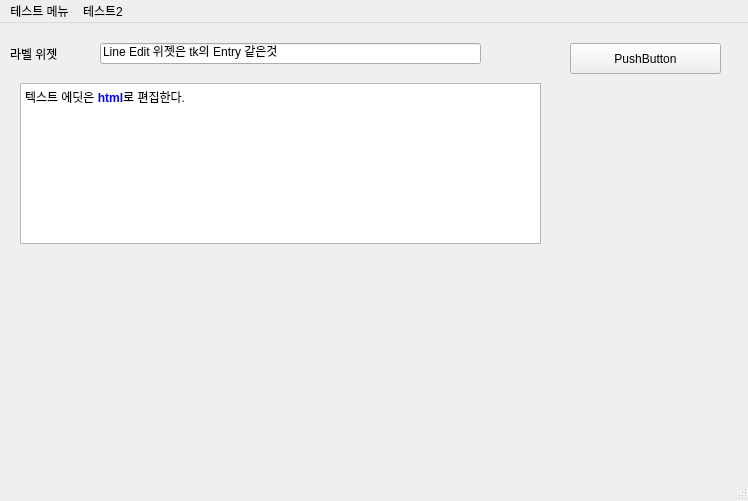
<?xml version="1.0" encoding="UTF-8"?>
<ui version="4.0">
 <class>MainWindow</class>
 <widget class="QMainWindow" name="MainWindow">
  <property name="geometry">
   <rect>
    <x>0</x>
    <y>0</y>
    <width>748</width>
    <height>501</height>
   </rect>
  </property>
  <property name="windowTitle">
   <string>MainWindow</string>
  </property>
  <widget class="QWidget" name="centralwidget">
   <widget class="QPushButton" name="pushButton">
    <property name="geometry">
     <rect>
      <x>570</x>
      <y>20</y>
      <width>151</width>
      <height>31</height>
     </rect>
    </property>
    <property name="text">
     <string>PushButton</string>
    </property>
   </widget>
   <widget class="QLabel" name="label">
    <property name="geometry">
     <rect>
      <x>10</x>
      <y>20</y>
      <width>171</width>
      <height>21</height>
     </rect>
    </property>
    <property name="text">
     <string>라벨 위젯</string>
    </property>
   </widget>
   <widget class="QLineEdit" name="lineEdit">
    <property name="geometry">
     <rect>
      <x>100</x>
      <y>20</y>
      <width>381</width>
      <height>21</height>
     </rect>
    </property>
    <property name="text">
     <string>Line Edit 위젯은 tk의 Entry 같은것</string>
    </property>
   </widget>
   <widget class="QTextEdit" name="textEdit">
    <property name="geometry">
     <rect>
      <x>20</x>
      <y>60</y>
      <width>521</width>
      <height>161</height>
     </rect>
    </property>
    <property name="html">
     <string>&lt;!DOCTYPE HTML PUBLIC &quot;-//W3C//DTD HTML 4.0//EN&quot; &quot;http://www.w3.org/TR/REC-html40/strict.dtd&quot;&gt;
&lt;html&gt;&lt;head&gt;&lt;meta name=&quot;qrichtext&quot; content=&quot;1&quot; /&gt;&lt;style type=&quot;text/css&quot;&gt;
p, li { white-space: pre-wrap; }
&lt;/style&gt;&lt;/head&gt;&lt;body style=&quot; font-family:'Gulim'; font-size:9pt; font-weight:400; font-style:normal;&quot;&gt;
&lt;p style=&quot; margin-top:0px; margin-bottom:0px; margin-left:0px; margin-right:0px; -qt-block-indent:0; text-indent:0px;&quot;&gt;텍스트 에딧은&lt;span style=&quot; font-weight:600; color:#0000ff;&quot;&gt; html&lt;/span&gt;로 편집한다.&lt;/p&gt;&lt;/body&gt;&lt;/html&gt;</string>
    </property>
   </widget>
  </widget>
  <widget class="QMenuBar" name="menubar">
   <property name="geometry">
    <rect>
     <x>0</x>
     <y>0</y>
     <width>748</width>
     <height>26</height>
    </rect>
   </property>
   <widget class="QMenu" name="menu">
    <property name="title">
     <string>테스트 메뉴</string>
    </property>
   </widget>
   <widget class="QMenu" name="menu_2">
    <property name="title">
     <string>테스트2</string>
    </property>
   </widget>
   <addaction name="menu"/>
   <addaction name="menu_2"/>
  </widget>
  <widget class="QStatusBar" name="statusbar"/>
 </widget>
 <resources/>
 <connections/>
</ui>
